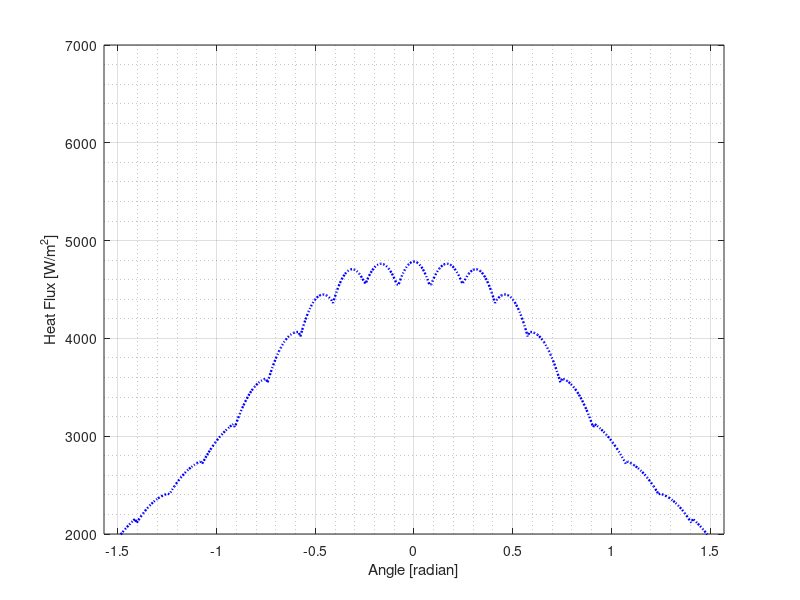
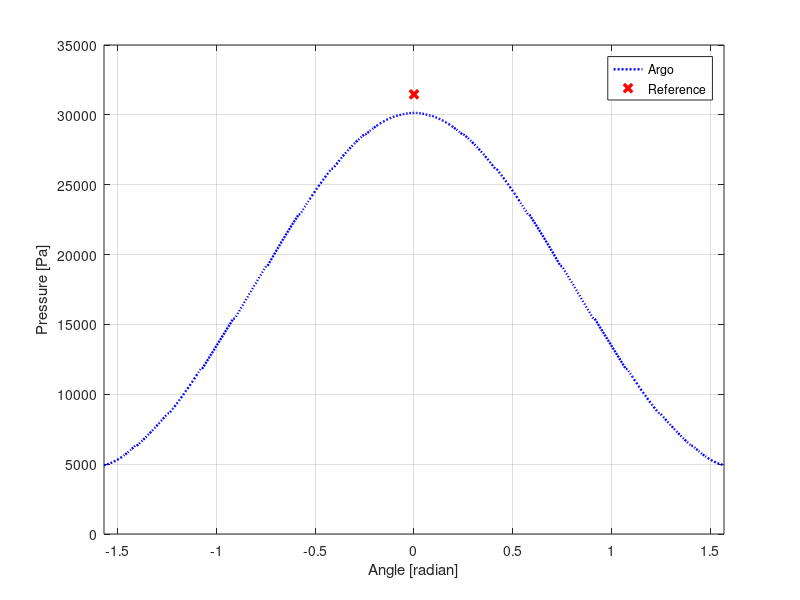

Here is the MATLAB script that generated these plots, in order: (Note: this script raises an error after producing the figures.)
%Matlab script
clf
%_________________________________________
% Plot the Density at the wall
D=importdata('TestHeatFlux_Wall.dat');
x_d = D.data(:,1);
angle = linspace(-pi/2,pi/2,length(x_d));
qx = D.data(:,4);
qy = D.data(:,5);


q =sqrt( qx.*qx + qy.*qy);
figure(1)
%subplot(2,2,1)
plot(angle,q,'b:','LineWidth',1.7)
grid on
grid minor
ylabel('Heat Flux [W/m^2]')
xlabel('Angle [radian]')
xlim([-pi/2 pi/2])
ylim([2000 7000])
% %_________________________________________
% % Plot the Velocity at the wall
% D=importdata('Velocity_Wall.dat');
% x_v = D.data(:,1);
% angle = linspace(-pi/2,pi/2,length(x_v));
% V = D.data(:,4);
% 
% subplot(2,2,2)
% plot(angle,abs(V),'b:','LineWidth',1.7)
% grid on
% grid minor
% ylabel('Absolute Velocity [m/s]')
% xlabel('Angle [radian]')
% xlim([-pi/2 pi/2])
% %_________________________________________
% Plot the Pressure at the wall
figure(2)
P=importdata('TotalPressure_Wall.dat');
x_p = P.data(:,1);
angle = linspace(-pi/2,pi/2,length(x_p));
p = P.data(:,4);

plot(angle,p,'b:','LineWidth',1.7)
hold on 
plot(0,31472,'xr','LineWidth',2.5)
grid on
ylabel('Pressure [Pa]')
xlabel('Angle [radian]')
xlim([-pi/2 pi/2])
legend('Argo','Reference')
% %_________________________________________
% % Plot the Temperature at the wall
% D=importdata('Temperature_Wall.dat');
% x_T = D.data(:,1);
% angle = linspace(-pi/2,pi/2,length(x_T));
% T = D.data(:,4);
% 
% subplot(2,2,4)
% plot(angle,T,'b:','LineWidth',1.7)
% grid on
% grid minor
% ylabel('Temperature [K]')
% xlabel('Angle [radian]')
% xlim([-pi/2 pi/2])
% 
% 
% 
% %%%%%%%%%%%%%%%%%%%%%%%%%%%%%%%%%%%%%%%%%%
% % R E S I D U A L 
% 
R=importdata('residual.dat'); %iteration/ wall time/ residual norm / cfl
x_r = R.data(:,1);
r = R.data(:,3);
cfl = R.data(:,4);

fig = figure(3);
left_color = [0 0 0];
right_color = [0 0 0];
set(fig,'defaultAxesColorOrder',[left_color; right_color]);


yyaxis left
semilogy(x_r,r,'b-','LineWidth',1.5)

%ylim([0 10^(10)]) 
ylabel('Residual Norm L_2 (log_1_0 scale) ')
xlabel('Iteration')

yyaxis right
semilogy(x_r, cfl,'r--','LineWidth',1.7)
%ylim([0 10^(5)])
ylabel('CFL')
grid on
grid minor
legend('Norm L² residual','CFL')

